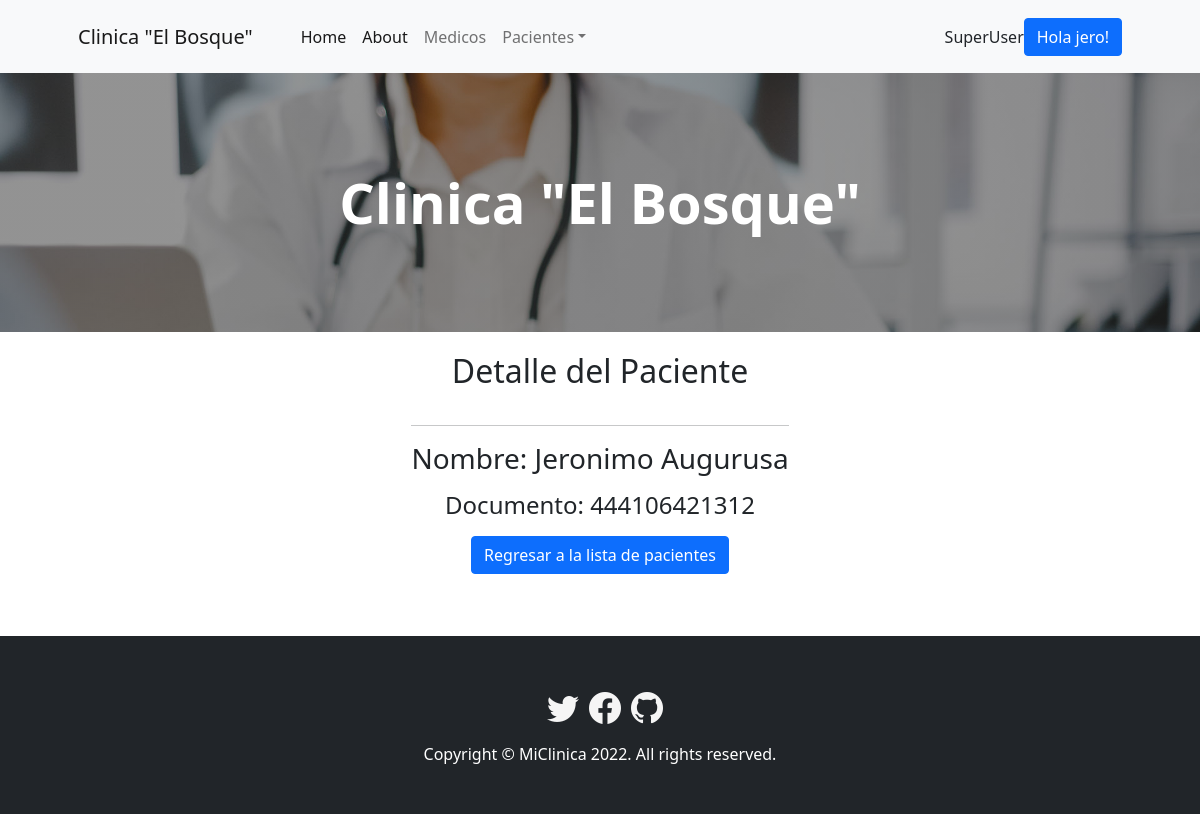
The app's page /pacients/pacients/8/detail (signed in) with its own data.
### pacients/models.py (models this page shows)
class Pacient(models.Model):
    name = models.CharField(max_length=20)
    surname = models.CharField(max_length=20)
    dni = models.IntegerField()

### pacients/views.py (the view)
# urls.py: path('pacients/<int:pk>/detail', views.PacientDetailView.as_view(), name='pacients-detail'),
class PacientDetailView(LoginRequiredMixin, DetailView):
    model = Pacient
    template_name = 'pacients_detail.html'

### pacients/templates/pacients_detail.html
{% extends 'index.html' %}
{% load static %}
{% block changes %}
<div class="cuerpo">
    <h2>Detalle del Paciente</h2>
    <div class="form-medics">
        <hr></hr>
        <p><h3>Nombre: {{ pacient.name }} {{ pacient.surname }}</h3></p>
        <p><h4>Documento: {{ pacient.dni }}</h4></p>
        <p><a class="btn btn-primary" href="{% url 'pacients:pacients-list' %}">Regresar a la lista de pacientes</a></p>
    </div>
</div>
    {% endblock %}

### home/templates/index.html (shortened to what this page needs)
<!DOCTYPE html>
<html lang="en">
    <head>
        {% load static %}
        <link href="https://cdn.jsdelivr.net/npm/bootstrap-icons@1.5.0/font/bootstrap-icons.css" rel="stylesheet" />
        <link rel="stylesheet" href="https://cdn.jsdelivr.net/npm/bootstrap-icons@1.8.3/font/bootstrap-icons.css">
        <link href="{% static 'css/styles.css' %}" rel="stylesheet" />
        <link href="{% static 'css/changes.css' %}" rel="stylesheet" />
        <link
        rel="stylesheet"
        href="https://cdnjs.cloudflare.com/ajax/libs/font-awesome/4.7.0/css/font-awesome.min.css"
      />
    </head>
    <body>
        <nav class="navbar navbar-expand-lg navbar-light bg-light">
            <div class="container px-4 px-lg-5">
                <a class="navbar-brand" href="/">Clinica "El Bosque"</a>
                <div class="collapse navbar-collapse" id="navbarSupportedContent">
                    <ul class="navbar-nav me-auto mb-2 mb-lg-0 ms-lg-4">
                        <li class="nav-item"><a class="nav-link active" aria-current="page" href="/">Home</a></li>
                        <li class="nav-item"><a class="nav-link active" aria-current="page" href="{% url 'home:about' %}">About</a></li>
                        {% if user.is_authenticated %}
                        <li class="nav-item"><a class="nav-link" href="{% url 'medics:medics-list' %}">Medicos</a></li>
                        <li class="nav-item dropdown">
                            <a class="nav-link dropdown-toggle" id="navbarDropdown" href="#" role="button" data-bs-toggle="dropdown" aria-expanded="false">Pacientes</a>
                        </li>
                        {% endif %}
                    </ul>
                    {% if user.is_authenticated %}
                        {% if user.is_superuser %}
                            <p style="margin-top: 17px;">SuperUser  </p>
                        {% endif %}
                    <div class="nav-item dropdown">
                    <a class="btn btn-primary" id="navbarDropdown" href="#" role="button" data-bs-toggle="dropdown" aria-expanded="false">Hola {{ user.username }}!</a>
                    </div>
                    {% endif %}
                </div>
            </div>
        </nav>
        <header class="bg-dark py-5" id="foto">
            <div class="container px-4 px-lg-5 my-5">
                <div class="text-center text-white">
                    <h1 class="display-4 fw-bolder">Clinica "El Bosque"</h1>
                </div>
            </div>
        </header>
        {% block changes %}
        {% endblock %}
        <footer class="py-5 bg-dark">
            <div class="social-media">
                <a href="https://twitter.com/" target="_blank"><i class="bi bi-twitter" style="font-size: 2rem; color: whitesmoke;"></i></a>
                <a href="https://es-la.facebook.com/" target="_blank"><i class="bi bi-facebook" style="font-size: 2rem; color: whitesmoke;"></i></a>
                <a href="https://github.com/Scopexx0" target="_blank"><i class="bi bi-github" style="font-size: 2rem; color: whitesmoke;"></i></a>
            </div>
            <div class="container">
                <p class="m-0 text-center text-white">Copyright &copy; MiClinica 2022. All rights reserved.</p>
            </div>
        </footer>
    </body>
</html>

### medics/static/css/changes.css (style rules this page uses)
h2 { text-align: center; padding-top: 20px; padding-bottom: 0; }
.form-medics { margin: auto; width: fit-content; padding: 10px; text-align: center; }
#foto { background-image: linear-gradient(0deg, rgba(40,40,40,0.5), rgba(40,40,40,0.5)), url(../js/manual-hatdc-blog.jpg); background-size: cover; background-repeat: no-repeat; background-position: top; }
.cuerpo { min-height: 38vh; justify-content: center; }
.social-media { display: flex; justify-content: center; }
.social-media a { margin-left: 10px; margin-bottom: 10px; }

### records on screen
Pacient: name "Jeronimo", surname "Augurusa", dni "444106421312"

### other values on screen
{{ user.username }} "jero"
